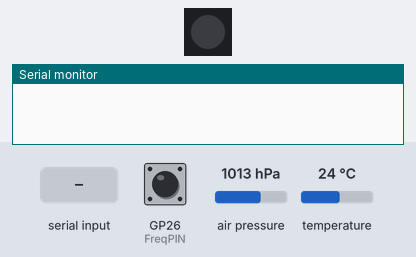
A sketch run on a simulated Raspberry Pi Pico. Shown: 1 RGB LEDs in strip order, left to right, the last lines printed to the serial monitor. The inputs (shaded band) are chosen by the test bench; at power-on: GP26 (FreqPIN) HIGH, air pressure 1013 hPa, temperature 24 °C. EEPROM starts erased; no radio packets arrive unless stated.

Above: at 0.0 s.
At 5.4 s:
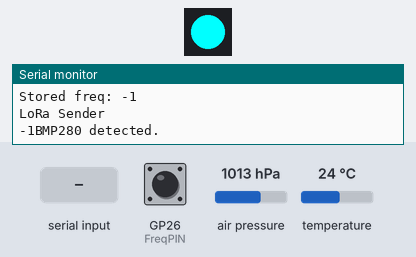
At 11.9 s:
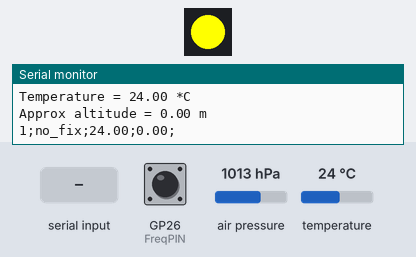
12.0 s: "90,45\n" received over the second serial link
13.9 s: "30,150\n" received over the second serial link
Timing chart, 0 to 16.9 s (numbered marks = the images above; inputs shaded):
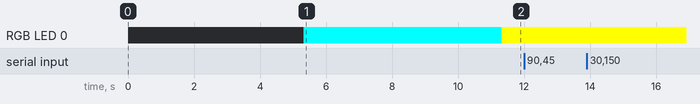

The sketch:

Rabbit_GPS_Rocket.ino
```cpp
#include <EEPROM.h>
#include <SPI.h>
#include <LoRa.h>
#include <Adafruit_NeoPixel.h>
#include <TinyGPS++.h>
#include <Adafruit_BMP280.h>
#include <Adafruit_BMP085.h>   // Handles both BMP085 and BMP180

#define CS_PIN 29  // Chip Select pin
#define SCK_PIN 2 // Clock pin
#define MOSI_PIN 3 // Master Out Slave In pin
#define MISO_PIN 4 // Master In Slave Out pin

#define RED_PIN    17
#define GREEN_PIN  16
#define BLUE_PIN   25

int Power = 11;
#define LED_PIN    12     // Built-in RGB LED pin on XIAO RP2040
#define NUM_PIXELS 1      // Only one built-in LED

#define FreqPIN 26

Adafruit_NeoPixel pixel(NUM_PIXELS, LED_PIN, NEO_GRB + NEO_KHZ800);
TinyGPSPlus gps;

// Both sensor objects are declared; only one gets used at runtime,
// decided by auto-detection in setup().
Adafruit_BMP280 bmp280; // I2C
Adafruit_BMP085 bmp180; // I2C (Adafruit_BMP085 lib also drives BMP180)

// Which sensor is actually present
enum BaroType { BARO_NONE, BARO_280, BARO_180 };
BaroType baroType = BARO_NONE;

String pos;
String posprev = "no_fix";
String latlon;
int counter=0;
double basealt;

// ---- Unified barometer helpers ---------------------------------------
// readBaroTemperature(): returns °C regardless of which chip is fitted
double readBaroTemperature() {
  if (baroType == BARO_280) {
    return bmp280.readTemperature();
  } else if (baroType == BARO_180) {
    return bmp180.readTemperature();
  }
  return NAN;
}

// readBaroAltitude(): returns meters above the sea-level pressure given in hPa,
// regardless of which chip is fitted (handles the Pa/hPa unit difference
// between the two Adafruit libraries internally)
double readBaroAltitude(double seaLevelhPa) {
  if (baroType == BARO_280) {
    return bmp280.readAltitude(seaLevelhPa);
  } else if (baroType == BARO_180) {
    // Adafruit_BMP085 library's readAltitude() expects Pascals, not hPa
    return bmp180.readAltitude(seaLevelhPa * 100.0);
  }
  return NAN;
}

// Tries BMP280 first (addr 0x76, then 0x77), then falls back to BMP180/BMP085 (addr 0x77)
void initBarometer() {
  if (bmp280.begin(0x76) || bmp280.begin(0x77)) {
    baroType = BARO_280;
    Serial.println("BMP280 detected.");
    bmp280.setSampling(Adafruit_BMP280::MODE_NORMAL,     /* Operating Mode. */
                        Adafruit_BMP280::SAMPLING_X2,     /* Temp. oversampling */
                        Adafruit_BMP280::SAMPLING_X16,    /* Pressure oversampling */
                        Adafruit_BMP280::FILTER_X16,      /* Filtering. */
                        Adafruit_BMP280::STANDBY_MS_500); /* Standby time. */
  } else if (bmp180.begin()) {
    baroType = BARO_180;
    Serial.println("BMP180 detected.");
  } else {
    baroType = BARO_NONE;
    Serial.println("No barometer (BMP280/BMP180) detected!");
  }
}
// ------------------------------------------------------------------------

void setup() {
  int32_t freq = 864;
  Serial.begin(115200);
  Serial1.setRX(1);
  Serial1.setTX(0);
  Serial1.begin(9600);
  delay(5000);
  Serial.println("Hello");

  //LED =============================================================================

  pixel.begin();           // Initialize NeoPixel
  pinMode(Power,OUTPUT);
  digitalWrite(Power, HIGH);
  pixel.setBrightness(255); // Optional: set brightness (0-255)


  // Initialize EEPROM emulation (allocate 512 bytes)
  EEPROM.begin(512);


  //Frequency change =================================================================
  pinMode(FreqPIN, INPUT_PULLUP);
  String freqSTR = "";

  Serial.println(digitalRead(FreqPIN));

  if(!digitalRead(FreqPIN))
  {
    char c;
    pixel.setPixelColor(0, pixel.Color(255, 255, 255));
    pixel.show();
    //delay(10000);
    do {
      if(Serial.available()>0)
      {
        c = Serial.read();
        freqSTR=freqSTR+c;
      }
    }while (c!='\n');
    freq = freqSTR.toInt();
    Serial.println(freq);
    EEPROM.put(0, freq);
    EEPROM.commit();
    delay(1000);
  }
  int32_t storedNumber;
  EEPROM.get(0, storedNumber);
  Serial.print("Stored freq: ");
  Serial.println(storedNumber);
  freq=storedNumber;


  //LoRa ============================================================================
  SPI.setSCK(SCK_PIN);
  SPI.setTX(MOSI_PIN);
  SPI.setRX(MISO_PIN);
  SPI.begin();
  delay(300);
  LoRa.setPins(CS_PIN,28,27);
  Serial.println("LoRa Sender");
  Serial.print(freq);
  if (!LoRa.begin(freq*1000000)) {
    Serial.println("Starting LoRa failed!");


    //Set neopixel to red
    pixel.setPixelColor(0, pixel.Color(255, 0, 0));
    pixel.show();
    while (1);
  }
  LoRa.setSpreadingFactor(12);
  LoRa.setCodingRate4(8);
  LoRa.setTxPower(20);
  pixel.setPixelColor(0, pixel.Color(0, 255, 255));
  pixel.show();

  //BMP (auto-detect BMP280 or BMP180) ==============================================
  initBarometer();

  delay(5000);
  basealt = readBaroAltitude(1013.25);
  Serial.print("Base: ");
  Serial.println(basealt);
}

void loop() {
  String transmit;
  String nmeaSentence = "";
  // Read data from GPS
  char c;

  if (Serial1.available())
  {
    nmeaSentence=Serial1.readStringUntil('\n');
  }
  while(Serial1.available())
  {
    c = Serial1.read();
  }


  Serial.println(nmeaSentence);
  for (size_t i = 0; i < nmeaSentence.length(); i++) gps.encode(nmeaSentence[i]);

  // If valid GPS data is available
  if (gps.location.isValid()) {
    float latitude = gps.location.lat();
    float longitude = gps.location.lng();

    latlon = String(latitude, 6) + "\n" + String(longitude, 6);
    //Serial.println(latlon);
    pixel.setPixelColor(0, pixel.Color(0, 255, 0));  // Green
    pixel.show();
    posprev = latlon;
  } else {
    latlon = posprev;
    pixel.setPixelColor(0, pixel.Color(255, 255, 0)); // Yellow
    pixel.show();
  }

  transmit=String(counter)+";"+latlon+";";

  //Barometer data (BMP280 or BMP180) ========================================================================

  double temp = readBaroTemperature();
  Serial.print(F("Temperature = "));
  Serial.print(temp);
  Serial.println(" *C");
  transmit=transmit+String(temp)+';';

  double alt = readBaroAltitude(1013.25)-basealt;
  Serial.print(F("Approx altitude = "));
  Serial.print(alt); /* Adjusted to local forecast! */
  Serial.println(" m");
  transmit=transmit+String(alt)+';';

  // send packet
  //Serial.println(transmit);
  Serial.println(transmit);
  LoRa.beginPacket();
  LoRa.print(transmit);
  LoRa.endPacket();
  counter++;
  delay(500);

}
```
